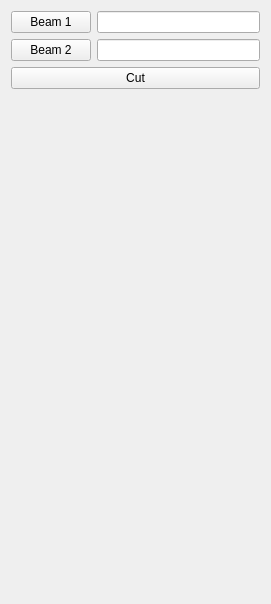
<?xml version="1.0" encoding="UTF-8"?>
<ui version="4.0">
 <class>FrameAndBeamGui::CutBeamsParameters</class>
 <widget class="QWidget" name="FrameAndBeamGui::CutBeamsParameters">
  <property name="geometry">
   <rect>
    <x>0</x>
    <y>0</y>
    <width>271</width>
    <height>604</height>
   </rect>
  </property>
  <property name="windowTitle">
   <string>Cut type</string>
  </property>
  <layout class="QVBoxLayout" name="verticalLayout">
    <item>
      <layout class="QGridLayout" name="parameters">
        <item row="0" column="0">
          <widget class="QPushButton" name="buttonBeam1">
            <property name="text">
              <string>Beam 1</string>
            </property>
            <property name="checkable">
              <bool>true</bool>
            </property>
          </widget>
        </item>
        <item row="0" column="1">
          <widget class="QLineEdit" name="beam1">
            <property name="readOnly">
              <bool>true</bool>
            </property>
          </widget>
        </item>
        <item row="1" column="0">
          <widget class="QPushButton" name="buttonBeam2">
            <property name="text">
              <string>Beam 2</string>
            </property>
            <property name="checkable">
              <bool>true</bool>
            </property>
          </widget>
        </item>
        <item row="1" column="1">
          <widget class="QLineEdit" name="beam2">
            <property name="readOnly">
              <bool>true</bool>
            </property>
          </widget>
        </item>
        <item row="2" column="0" colspan="2">
          <widget class="QPushButton" name="buttonCut">
            <property name="text">
              <string>Cut</string>
            </property>
          </widget>
        </item>
        <item row="3" column="0" colspan="2">
          <widget class="QLabel" name="validationMessage">
            <property name="wordWrap">
              <bool>true</bool>
            </property>
          </widget>
        </item>
      </layout>
    </item>
  </layout>
 </widget>
</ui>
